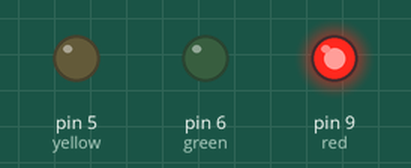
This sketch was run on a simulated Arduino Uno, built with avr-gcc and run on an emulated ATmega328P. On the bench: output pins drawn as LEDs (lit = HIGH).

Above: at 0.05 s.
At 1.65 s:
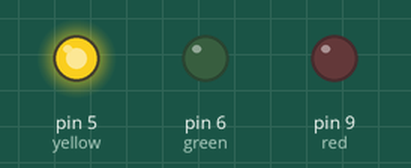
At 2.45 s:
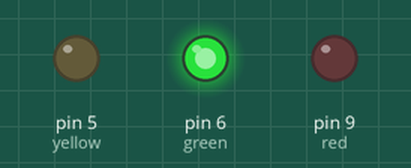
At 3.25 s:
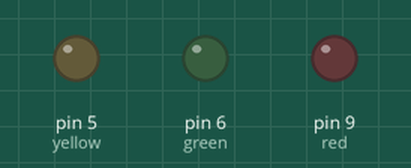
Timing chart, 0 to 7.6 s (numbered marks = the images above):
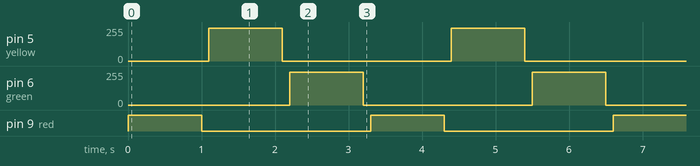

Measured:
- by itself, pin 5 (yellow), pin 6 (green): alternates 244/255 for 1.0 s and 0/255 for 2.3 s
- by itself, pin 9 (red): alternates HIGH for 1.0 s and LOW for 2.3 s

The sketch:

led.ino
```cpp
int red = 9;
int green = 6;
int yellow = 5;
void setup() {
  // put your setup code here, to run once:
pinMode(red, OUTPUT);
pinMode(yellow, OUTPUT);
pinMode(green, OUTPUT);

}

void loop() {
  // put your main code here, to run repeatedly:
  analogWrite(red, 500);
  delay(1000);
  analogWrite(red, 0);
  delay(100);
  analogWrite(yellow, 500);
  delay(1000);
  analogWrite(yellow, 0);
  delay(100);
  analogWrite(green, 500);
  delay(1000);
  analogWrite(green, 0);
  delay(100);


}
```
